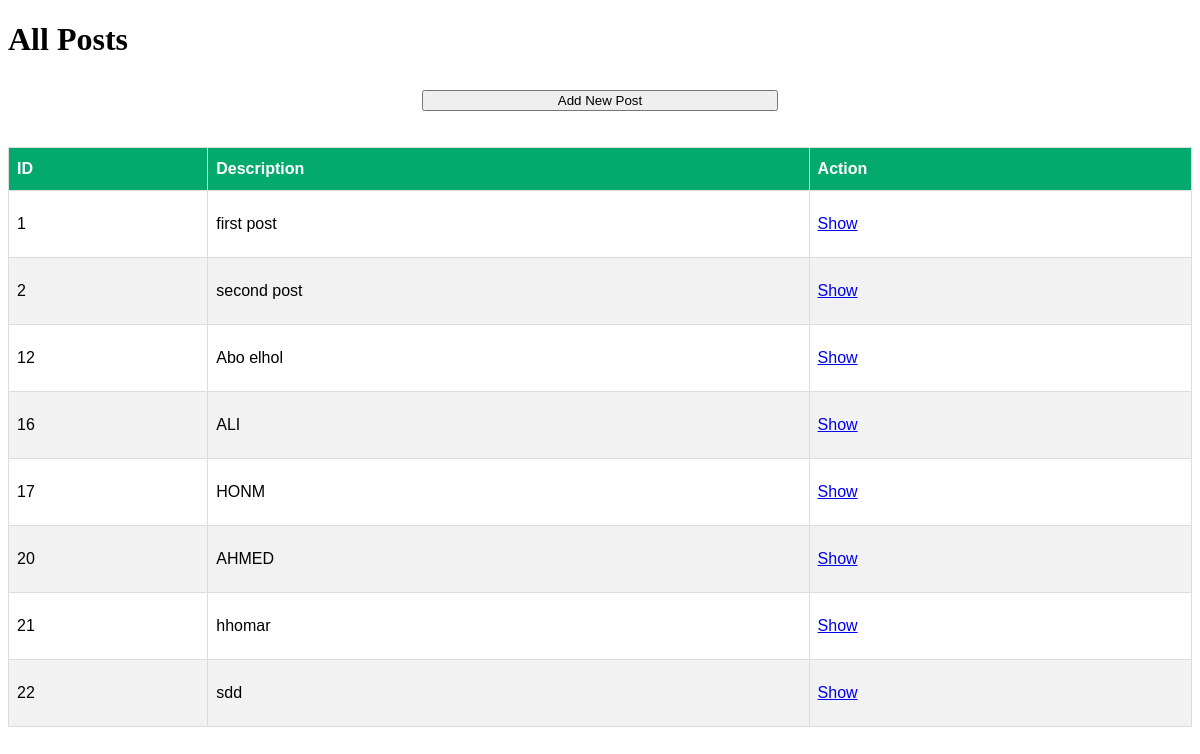
Screenshot of /Posts/index.php with the database file from the repository.
### tables this page shows
CREATE TABLE `posts` (
  `id` int(11) NOT NULL,
  `description` varchar(255) NOT NULL
);

### DBClass.php (called while the page is built, shortened)
<?php
class Database
{
    var $conn;
    function __construct()
    {
        $this->conn=mysqli_connect("localhost","root","","task1");
    }
  function GetData($select)
  {
    $result= mysqli_query($this->conn,$select);
    return $result;
  }
}
?>

### Posts/Post.php (called while the page is built, shortened)
<?php
include_once "../DBClass.php";
class Post extends Database implements Operation
{
    public function GetAll(){
        return parent::GetData("SELECT * from posts");
    }
}

### Posts/index.php (the view, shortened to what this page needs)
<!DOCTYPE html>
<html>
<head>
</head>
<body>
    <h1>All Posts</h1>
    <form method="POST">
        <center>
            <button name="add" class='alert alert-success' style="width:30% ;margin-top :10px"> Add New Post</button>
        </center>
        <br> <br>
        <div>
            <table id="customers">
                <thead>
                    <tr>
                        <th>ID</th>
                        <th>Description</th>
                        <th>Action</th>
                    </tr>
                </thead>
                <tbody>
                    <?php
                    include_once "Post.php";
                    $post = new Post();
                    $posts = $post->GetAll();
                    while ($row1 = mysqli_fetch_assoc($posts)) {
                    ?>
                        <tr>
                            <td>
                                <p> <?php echo ($row1["id"]) ?> </p>
                            </td>
                            <td>
                                <p> <?php echo ($row1["description"]) ?> </p>
                            </td>
                            <td>
                              <a href="show.php?id=<?php echo ($row1["id"]) ?>"  <button class='alert alert-warning' name="show"> Show </button>
                            </td>
                        </tr>
                    <?php
                    }
                    ?>
                </tbody>
            </table>
        </div>
    </form>

### Posts/index.php (style rules this page uses)
#customers { font-family: Arial, Helvetica, sans-serif; border-collapse: collapse; width: 100%; }
#customers td, #customers th { border: 1px solid #ddd; padding: 8px; }
#customers tr:nth-child(even) { background-color: #f2f2f2; }
#customers th { padding-top: 12px; padding-bottom: 12px; text-align: left; background-color: #04AA6D; color: white; }

### rows the page displays
posts: id "1", description "first post"
posts: id "2", description "second post"
posts: id "12", description "Abo elhol"
posts: id "16", description "ALI"
posts: id "17", description "HONM"
posts: id "20", description "AHMED"
posts: id "21", description "hhomar"
posts: id "22", description "sdd"
